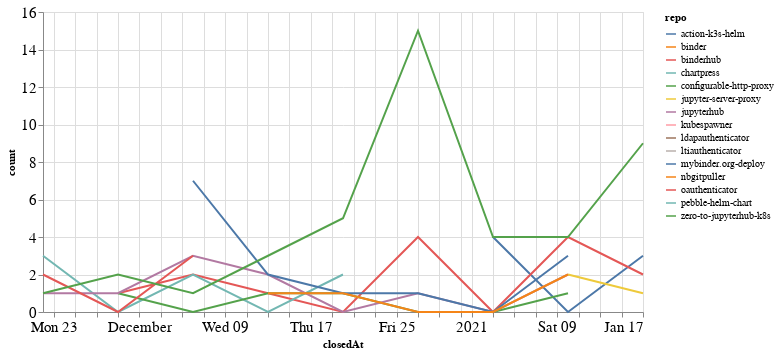

Notebook cell for this chart:
### Code cell
closed_by_time = closed_by.groupby('repo').resample('W', on='closedAt').count()['author'].reset_index()
closed_by_time = closed_by_time.rename(columns={'author': 'count'})

alt.Chart(closed_by_time, width=600).mark_line().encode(
    x='closedAt',
    y='count',
    color='repo',
    tooltip="repo"
)

### Figure 1 — Vega-Lite specification as saved in the notebook (floating-point values rounded to 4 significant figures)
{"config": {"axisLeft": {"labelFontSize": 15}, "axisBottom": {"labelFontSize": 15}}, "data": {"name": "data-d4da129cec3a9fda5a676a5fd0196461"}, "mark": "line", "encoding": {"color": {"type": "nominal", "field": "repo"}, "tooltip": {"type": "nominal", "field": "repo"}, "x": {"type": "temporal", "field": "closedAt"}, "y": {"type": "quantitative", "field": "count"}}, "width": 600, "$schema": "https://vega.github.io/schema/vega-lite/v4.8.1.json", "datasets": {"data-d4da129cec3a9fda5a676a5fd0196461": [{"repo": "action-k3s-helm", "closedAt": "2021-01-03T00:00:00", "count": 4}, {"repo": "action-k3s-helm", "closedAt": "2021-01-10T00:00:00", "count": 0}, {"repo": "action-k3s-helm", "closedAt": "2021-01-17T00:00:00", "count": 3}, {"repo": "binder", "closedAt": "2020-11-29T00:00:00", "count": 1}, {"repo": "binderhub", "closedAt": "2020-11-29T00:00:00", "count": 1}, {"repo": "binderhub", "closedAt": "2020-12-06T00:00:00", "count": 2}, {"repo": "binderhub", "closedAt": "2020-12-13T00:00:00", "count": 1}, {"repo": "binderhub", "closedAt": "2020-12-20T00:00:00", "count": 0}, {"repo": "binderhub", "closedAt": "2020-12-27T00:00:00", "count": 4}, {"repo": "binderhub", "closedAt": "2021-01-03T00:00:00", "count": 0}, {"repo": "binderhub", "closedAt": "2021-01-10T00:00:00", "count": 4}, {"repo": "binderhub", "closedAt": "2021-01-17T00:00:00", "count": 2}, {"repo": "chartpress", "closedAt": "2020-11-22T00:00:00", "count": 3}, {"repo": "chartpress", "closedAt": "2020-11-29T00:00:00", "count": 0}, {"repo": "chartpress", "closedAt": "2020-12-06T00:00:00", "count": 2}, {"repo": "chartpress", "closedAt": "2020-12-13T00:00:00", "count": 0}, {"repo": "chartpress", "closedAt": "2020-12-20T00:00:00", "count": 2}, {"repo": "configurable-http-proxy", "closedAt": "2020-11-29T00:00:00", "count": 1}, {"repo": "configurable-http-proxy", "closedAt": "2020-12-06T00:00:00", "count": 0}, {"repo": "configurable-http-proxy", "closedAt": "2020-12-13T00:00:00", "count": 1}, {"repo": "configurable-http-proxy", "closedAt": "2020-12-20T00:00:00", "count": 1}, {"repo": "configurable-http-proxy", "closedAt": "2020-12-27T00:00:00", "count": 0}, {"repo": "configurable-http-proxy", "closedAt": "2021-01-03T00:00:00", "count": 0}, {"repo": "configurable-http-proxy", "closedAt": "2021-01-10T00:00:00", "count": 1}, {"repo": "jupyter-server-proxy", "closedAt": "2021-01-10T00:00:00", "count": 2}, {"repo": "jupyter-server-proxy", "closedAt": "2021-01-17T00:00:00", "count": 1}, {"repo": "jupyterhub", "closedAt": "2020-11-22T00:00:00", "count": 1}, {"repo": "jupyterhub", "closedAt": "2020-11-29T00:00:00", "count": 1}, {"repo": "jupyterhub", "closedAt": "2020-12-06T00:00:00", "count": 3}, {"repo": "jupyterhub", "closedAt": "2020-12-13T00:00:00", "count": 2}, {"repo": "jupyterhub", "closedAt": "2020-12-20T00:00:00", "count": 0}, {"repo": "jupyterhub", "closedAt": "2020-12-27T00:00:00", "count": 1}, {"repo": "jupyterhub", "closedAt": "2021-01-03T00:00:00", "count": 0}, {"repo": "jupyterhub", "closedAt": "2021-01-10T00:00:00", "count": 2}, {"repo": "kubespawner", "closedAt": "2020-12-13T00:00:00", "count": 2}, {"repo": "ldapauthenticator", "closedAt": "2020-12-13T00:00:00", "count": 1}, {"repo": "ltiauthenticator", "closedAt": "2020-12-06T00:00:00", "count": 1}, {"repo": "mybinder.org-deploy", "closedAt": "2020-12-06T00:00:00", "count": 7}, {"repo": "mybinder.org-deploy", "closedAt": "2020-12-13T00:00:00", "count": 2}, {"repo": "mybinder.org-deploy", "closedAt": "2020-12-20T00:00:00", "count": 1}, {"repo": "mybinder.org-deploy", "closedAt": "2020-12-27T00:00:00", "count": 1}, {"repo": "mybinder.org-deploy", "closedAt": "2021-01-03T00:00:00", "count": 0}, {"repo": "mybinder.org-deploy", "closedAt": "2021-01-10T00:00:00", "count": 3}, {"repo": "nbgitpuller", "closedAt": "2020-12-13T00:00:00", "count": 1}, {"repo": "nbgitpuller", "closedAt": "2020-12-20T00:00:00", "count": 1}, {"repo": "nbgitpuller", "closedAt": "2020-12-27T00:00:00", "count": 0}, {"repo": "nbgitpuller", "closedAt": "2021-01-03T00:00:00", "count": 0}, {"repo": "nbgitpuller", "closedAt": "2021-01-10T00:00:00", "count": 2}, {"repo": "oauthenticator", "closedAt": "2020-11-22T00:00:00", "count": 2}, {"repo": "oauthenticator", "closedAt": "2020-11-29T00:00:00", "count": 0}, {"repo": "oauthenticator", "closedAt": "2020-12-06T00:00:00", "count": 3}, {"repo": "pebble-helm-chart", "closedAt": "2020-12-13T00:00:00", "count": 1}, {"repo": "zero-to-jupyterhub-k8s", "closedAt": "2020-11-22T00:00:00", "count": 1}, {"repo": "zero-to-jupyterhub-k8s", "closedAt": "2020-11-29T00:00:00", "count": 2}, {"repo": "zero-to-jupyterhub-k8s", "closedAt": "2020-12-06T00:00:00", "count": 1}, {"repo": "zero-to-jupyterhub-k8s", "closedAt": "2020-12-13T00:00:00", "count": 3}, {"repo": "zero-to-jupyterhub-k8s", "closedAt": "2020-12-20T00:00:00", "count": 5}, {"repo": "zero-to-jupyterhub-k8s", "closedAt": "2020-12-27T00:00:00", "count": 15}, {"repo": "zero-to-jupyterhub-k8s", "closedAt": "2021-01-03T00:00:00", "count": 4}, {"repo": "zero-to-jupyterhub-k8s", "closedAt": "2021-01-10T00:00:00", "count": 4}, {"repo": "zero-to-jupyterhub-k8s", "closedAt": "2021-01-17T00:00:00", "count": 9}]}}
